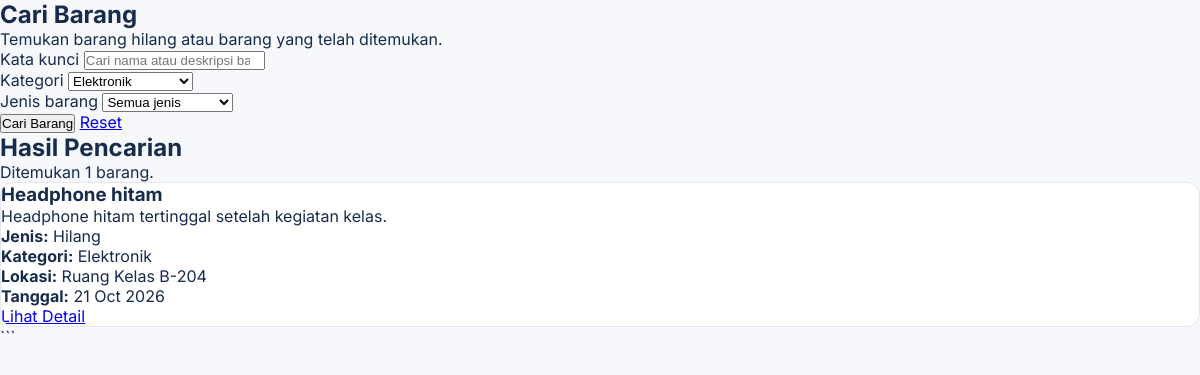
/cari-barang.php?kategori=Elektronik, run on the app's committed database.
### tables this page shows
CREATE TABLE IF NOT EXISTS items (
  id INT UNSIGNED AUTO_INCREMENT PRIMARY KEY,
  user_id INT UNSIGNED DEFAULT NULL,
  judul VARCHAR(150) NOT NULL,
  deskripsi TEXT DEFAULT NULL,
  kategori ENUM('Elektronik','Aksesori','Kartu & Identitas','Buku & Alat Tulis','Pakaian','Lainnya') NOT NULL DEFAULT 'Lainnya',
  tipe ENUM('hilang','temuan') NOT NULL DEFAULT 'temuan',
  lokasi VARCHAR(150) NOT NULL,
  tanggal_kejadian DATE DEFAULT NULL,
  foto VARCHAR(255) DEFAULT NULL,
  status ENUM('tersedia','proses_klaim','dikembalikan') NOT NULL DEFAULT 'tersedia',
  kontak VARCHAR(150) DEFAULT NULL,
  created_at TIMESTAMP DEFAULT CURRENT_TIMESTAMP,
  updated_at TIMESTAMP DEFAULT CURRENT_TIMESTAMP ON UPDATE CURRENT_TIMESTAMP,
  CONSTRAINT fk_items_user FOREIGN KEY (user_id) REFERENCES users(id) ON DELETE SET NULL,
  INDEX idx_items_tipe_status (tipe,status),
  INDEX idx_items_kategori (kategori),
  INDEX idx_items_tanggal (tanggal_kejadian)
);

### cari-barang.php (the view, shortened to what this page needs)
<?php
require_once __DIR__ . '/config/database.php';
$q = trim($_GET['q'] ?? '');
$kategori = trim($_GET['kategori'] ?? '');
$items = [];
$errorMessage = '';
if (isset($pdo) && $pdo instanceof PDO) {
    try {
        $sql = "SELECT id, judul, deskripsi, kategori, tipe, lokasi,
                       tanggal_kejadian, foto, status
                FROM items
                WHERE status <> 'dikembalikan'";
        $params = [];
        if ($kategori !== '') {
            $sql .= " AND kategori = :kategori";
            $params['kategori'] = $kategori;
        }
        $sql .= " ORDER BY created_at DESC LIMIT 100";
        $stmt = $pdo->prepare($sql);
        $stmt->execute($params);
        $items = $stmt->fetchAll();
    } catch (PDOException $e) {
        error_log('LostLink search error: ' . $e->getMessage());
        $errorMessage = 'Terjadi kesalahan saat mengambil data barang.';
    }
} else {
    $errorMessage = 'Koneksi database belum tersedia.';
}
function escapeSearch($value)
{
    return htmlspecialchars((string) ($value ?? ''), ENT_QUOTES, 'UTF-8');
}
function formatTanggalSearch($tanggal)
{
    $timestamp = strtotime($tanggal);
    return $timestamp ? date('d M Y', $timestamp) : '-';
}
?>
<!DOCTYPE html>
<html lang="id">
<head>
    <link rel="stylesheet" href="assets/css/style.css">
    <link rel="stylesheet" href="assets/css/landing.css">
</head>
<body>
<main>
    <section class="container">
        <h1>Cari Barang</h1>
        <p>Temukan barang hilang atau barang yang telah ditemukan.</p>
        <form action="cari-barang.php" method="GET">
            <div>
                <label for="q">Kata kunci</label>
                <input
                    type="search"
                    id="q"
                    name="q"
                    placeholder="Cari nama atau deskripsi barang..."
                    value="<?= escapeSearch($q) ?>"
                >
            </div>
            <div>
                <label for="kategori">Kategori</label>
                <select id="kategori" name="kategori">
                    <?php
                    $kategoriOptions = [
                        'Elektronik',
                        'Dokumen',
                        'Aksesoris',
                        'Pakaian',
                        'Kartu Mahasiswa',
                        'Lainnya'
                    ];
                    foreach ($kategoriOptions as $option):
                    ?>
                        <option
                            value="<?= escapeSearch($option) ?>"
                            <?= $kategori === $option ? 'selected' : '' ?>
                        >
                            <?= escapeSearch($option) ?>
                        </option>
                    <?php endforeach; ?>
                </select>
            </div>
            <div>
                <label for="tipe">Jenis barang</label>
                <select id="tipe" name="tipe">
                    <option value="">Semua jenis</option>
                </select>
            </div>
            <button type="submit">Cari Barang</button>
            <a href="cari-barang.php">Reset</a>
        </form>
    </section>
    <section class="container">
        <h2>Hasil Pencarian</h2>
        <?php if ($errorMessage !== ''): ?>
            <p><?= escapeSearch($errorMessage) ?></p>
        <?php elseif (!$items): ?>
            <p>Belum ada barang yang sesuai dengan pencarian.</p>
        <?php else: ?>
            <p>Ditemukan <?= count($items) ?> barang.</p>
            <div class="items-grid">
                <?php foreach ($items as $item): ?>
                    <article class="item-card">
                        <div class="item-card-content">
                            <h3><?= escapeSearch($item['judul']) ?></h3>
                            <p>
                                <?= escapeSearch($item['deskripsi'] ?: 'Tidak ada deskripsi.') ?>
                            </p>
                            <p>
                                <strong>Jenis:</strong>
                                <?= escapeSearch(ucfirst($item['tipe'])) ?>
                            </p>
                            <p>
                                <strong>Kategori:</strong>
                                <?= escapeSearch($item['kategori']) ?>
                            </p>
                            <p>
                                <strong>Lokasi:</strong>
                                <?= escapeSearch($item['lokasi'] ?: '-') ?>
                            </p>
                            <p>
                                <strong>Tanggal:</strong>
                                <?= escapeSearch(formatTanggalSearch($item['tanggal_kejadian'])) ?>
                            </p>
                            <a href="detail-barang.php?id=<?= (int) $item['id'] ?>">
                                Lihat Detail
                            </a>
                        </div>
                    </article>
                <?php endforeach; ?>
            </div>
        <?php endif; ?>
    </section>
</main>
</body>
</html>

### assets/css/style.css (style rules this page uses)
:root { --primary: #3478F6; --dark-blue: #173B70; --text: #172B4D; --muted: #66758C; --border: #DCE3ED; --background: #F6F8FC; }
* { box-sizing: border-box; margin: 0; padding: 0; }
body { font-family: 'Inter', sans-serif; color: var(--text); background: var(--background); min-height: 100vh; }

### assets/css/landing.css (style rules this page uses)
:root { --ll-blue:#3478f6;--ll-navy:#173b70;--ll-ink:#172b4d;--ll-muted:#697891;--ll-line:#e1e8f1;--ll-pale:#f4f7fc }
.item-card { border:1px solid var(--ll-line);border-radius:13px;overflow:hidden;background:#fff;transition:transform .2s,box-shadow .2s }

### data on the page
items: judul "Headphone hitam", deskripsi "Headphone hitam tertinggal setelah kegiatan kelas.", tipe "Hilang", kategori "Elektronik", lokasi "Ruang Kelas B-204", tanggal_kejadian "21 Oct 2026"

### other printed values
count($items) "1"
form field kategori "Elektronik"
